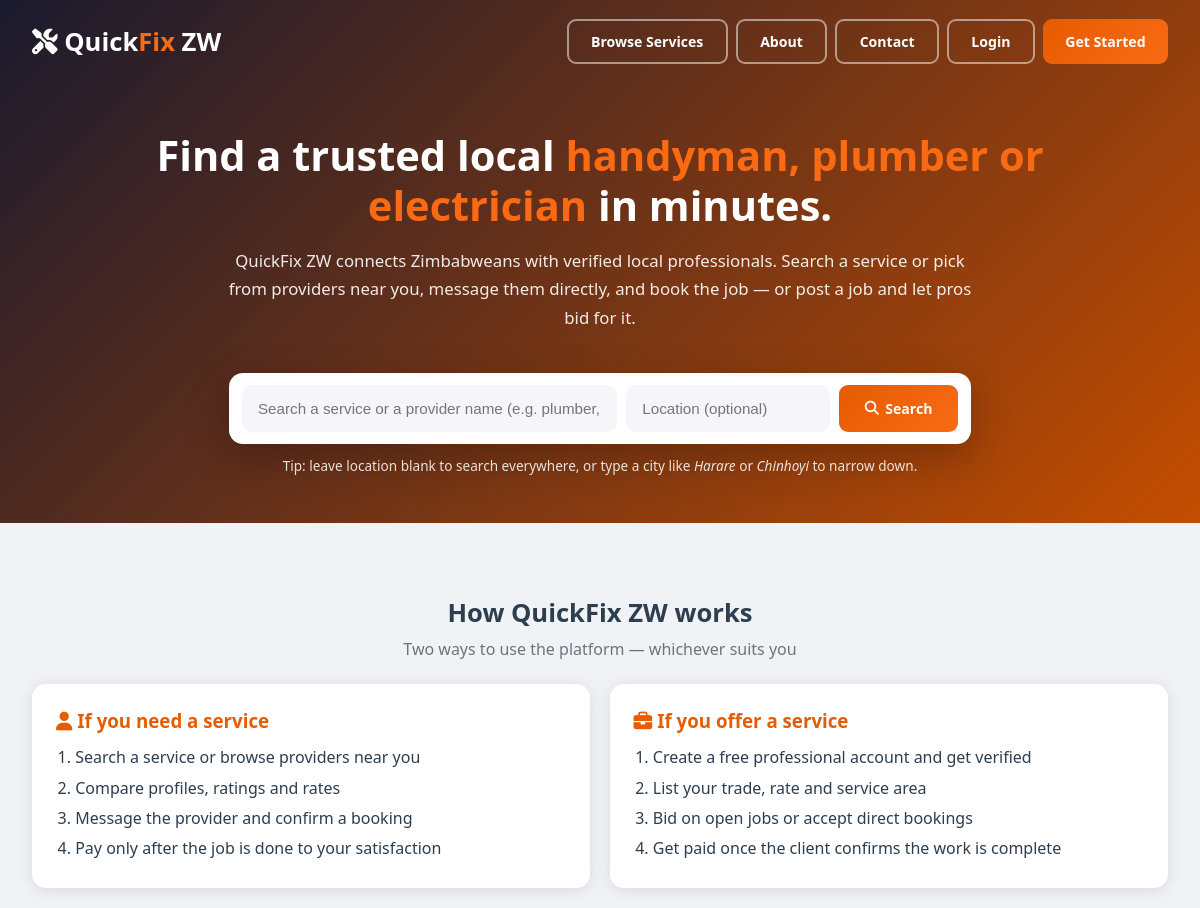
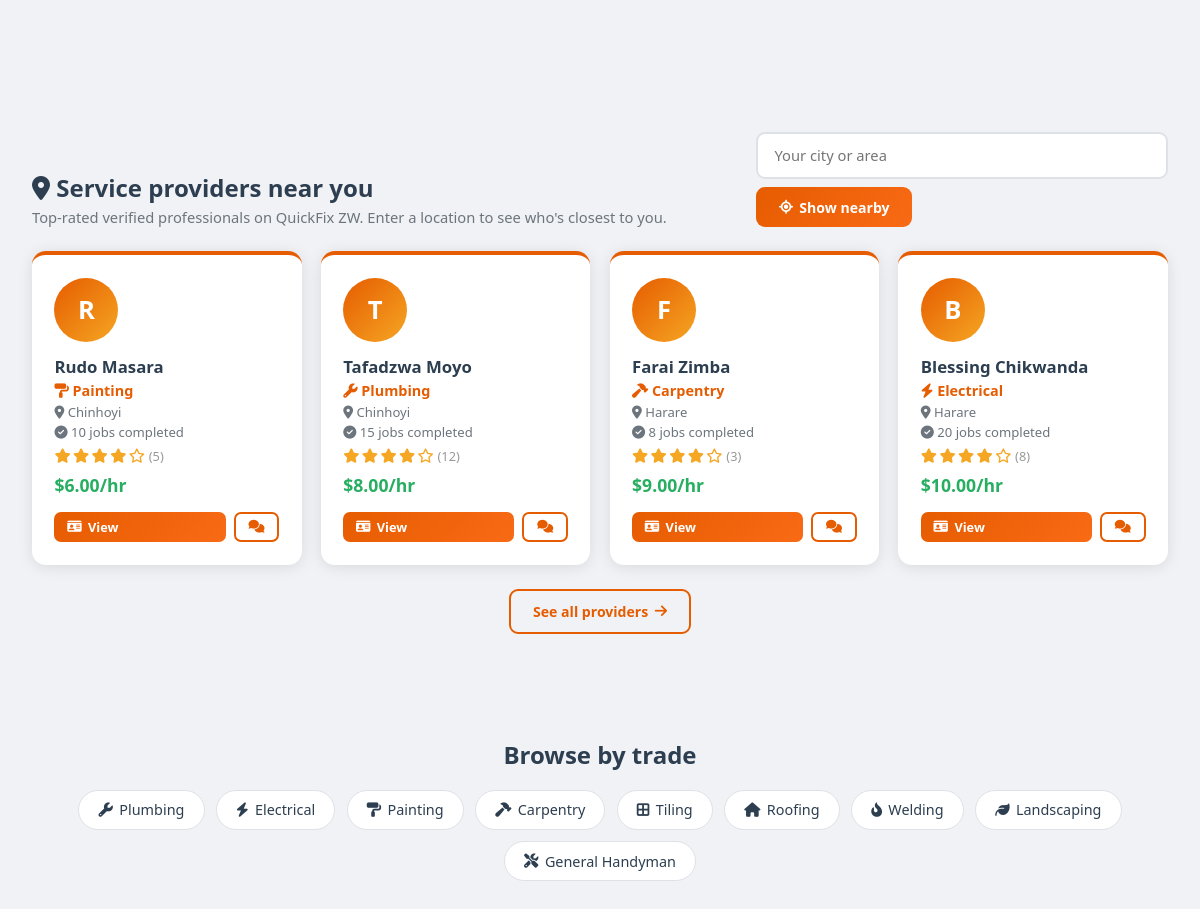
The page / on the database its author committed (2 pictures, top to bottom).
### tables this page shows
CREATE TABLE IF NOT EXISTS professional_profiles (
    profile_id       INT AUTO_INCREMENT PRIMARY KEY,
    user_id          INT UNIQUE NOT NULL,
    trade            ENUM('Plumbing','Electrical','Painting','Carpentry','Tiling','Roofing','Welding','Landscaping','General Handyman') NOT NULL,
    bio              TEXT,
    years_experience INT DEFAULT 0,
    hourly_rate      DECIMAL(10,2) DEFAULT 5.00,
    rating_avg       DECIMAL(3,2) DEFAULT 0.00,
    total_reviews    INT DEFAULT 0,
    jobs_completed   INT DEFAULT 0,
    is_available     TINYINT DEFAULT 1,
    service_area     VARCHAR(200),
    FOREIGN KEY (user_id) REFERENCES users(user_id) ON DELETE CASCADE
);

CREATE TABLE IF NOT EXISTS users (
    user_id       INT AUTO_INCREMENT PRIMARY KEY,
    full_name     VARCHAR(100) NOT NULL,
    email         VARCHAR(100) UNIQUE NOT NULL,
    password_hash VARCHAR(255) NOT NULL,
    phone         VARCHAR(20),
    role          ENUM('client','professional','admin') NOT NULL,
    national_id   VARCHAR(30) DEFAULT NULL,
    verified      TINYINT DEFAULT 0,
    location      VARCHAR(100) DEFAULT NULL,
    created_at    TIMESTAMP DEFAULT CURRENT_TIMESTAMP
);

### index.php (the view, shortened to what this page needs)
<?php
require_once 'includes/db.php';
require_once 'includes/functions.php';
$nearLoc = trim($_GET['near'] ?? '');
$params = [];
$where = " WHERE u.verified=1 AND pp.is_available=1";
$nearby = $pdo->prepare("SELECT u.*,pp.* FROM professional_profiles pp JOIN users u ON pp.user_id=u.user_id".$where." ORDER BY pp.rating_avg DESC, pp.jobs_completed DESC LIMIT 10");
$nearby->execute($params);
$nearbyPros = $nearby->fetchAll();
?>
<!DOCTYPE html>
<html lang="en">
<head>
<link rel="stylesheet" href="<?= BASE_URL ?>/css/style.css">
<link rel="stylesheet" href="https://cdnjs.cloudflare.com/ajax/libs/font-awesome/6.5.2/css/all.min.css">
</head>
<body>
<div style="background:linear-gradient(135deg,#1a1a2e 0%,#c44d00 100%);padding-bottom:3rem">
  <nav style="display:flex;justify-content:space-between;align-items:center;padding:1.2rem 2rem;gap:1rem;flex-wrap:wrap">
    <div style="color:white;font-size:1.6rem;font-weight:800"><i class="fa-solid fa-screwdriver-wrench" aria-hidden="true"></i> Quick<span style="color:#f96a15">Fix</span> ZW</div>
    <div style="display:flex;gap:0.5rem;flex-wrap:wrap">
      <a href="<?= BASE_URL ?>/browse.php" class="btn btn-outline" style="color:white;border-color:rgba(255,255,255,0.5)">Browse Services</a>
      <a href="<?= BASE_URL ?>/about.php" class="btn btn-outline" style="color:white;border-color:rgba(255,255,255,0.5)">About</a>
      <a href="<?= BASE_URL ?>/support.php" class="btn btn-outline" style="color:white;border-color:rgba(255,255,255,0.5)">Contact</a>
      <a href="<?= BASE_URL ?>/login.php" class="btn btn-outline" style="color:white;border-color:rgba(255,255,255,0.5)">Login</a>
      <a href="<?= BASE_URL ?>/login.php?mode=register" class="btn btn-primary">Get Started</a>
    </div>
  </nav>
  <div style="max-width:1100px;margin:2rem auto 0;padding:1rem 2rem;color:white;text-align:center">
    <h1 style="font-size:2.6rem;font-weight:800;line-height:1.2;margin-bottom:1rem">
      Find a trusted local <span style="color:#f96a15">handyman, plumber or electrician</span> in minutes.
    </h1>
    <p style="font-size:1.05rem;opacity:0.9;max-width:760px;margin:0 auto 1.5rem;line-height:1.7">
      QuickFix ZW connects Zimbabweans with verified local professionals. Search a service or pick from providers near you, message them directly, and book the job &mdash; or post a job and let pros bid for it.
    </p>
  </div>
  <form method="GET" action="<?= BASE_URL ?>/browse.php" style="max-width:780px;margin:0 auto;padding:0 1.2rem">
    <div style="background:white;border-radius:14px;padding:0.8rem;display:flex;gap:0.6rem;flex-wrap:wrap;box-shadow:0 14px 40px rgba(0,0,0,0.25)">
      <input type="text" name="q" placeholder="Search a service or a provider name (e.g. plumber, Tafadzwa)" style="flex:2;min-width:220px;border:none;outline:none;padding:0.85rem 1rem;font-size:0.95rem;border-radius:10px;background:#f6f6fa">
      <input type="text" name="loc" placeholder="Location (optional)" style="flex:1;min-width:160px;border:none;outline:none;padding:0.85rem 1rem;font-size:0.95rem;border-radius:10px;background:#f6f6fa">
      <button type="submit" class="btn btn-primary" style="padding:0.85rem 1.6rem;font-weight:700"><i class="fa-solid fa-magnifying-glass"></i> Search</button>
    </div>
    <div style="text-align:center;color:rgba(255,255,255,0.85);font-size:0.85rem;margin-top:0.7rem">
      Tip: leave location blank to search everywhere, or type a city like <em>Harare</em> or <em>Chinhoyi</em> to narrow down.
    </div>
  </form>
</div>
<div class="container" style="margin-top:2.5rem">
  <h2 style="text-align:center;font-size:1.6rem;margin-bottom:0.5rem">How QuickFix ZW works</h2>
  <p style="text-align:center;color:var(--gray);margin-bottom:1.5rem">Two ways to use the platform &mdash; whichever suits you</p>
  <div class="card-grid" style="grid-template-columns:repeat(auto-fit,minmax(260px,1fr))">
    <div class="section-card">
      <h3 style="margin-bottom:0.6rem;color:var(--primary)"><?=icon('user')?> If you need a service</h3>
      <ol style="line-height:1.9;padding-left:1.2rem;margin:0">
        <li>Search a service or browse providers near you</li>
        <li>Compare profiles, ratings and rates</li>
        <li>Message the provider and confirm a booking</li>
        <li>Pay only after the job is done to your satisfaction</li>
      </ol>
    </div>
    <div class="section-card">
      <h3 style="margin-bottom:0.6rem;color:var(--primary)"><?=icon('briefcase')?> If you offer a service</h3>
      <ol style="line-height:1.9;padding-left:1.2rem;margin:0">
        <li>Create a free professional account and get verified</li>
        <li>List your trade, rate and service area</li>
        <li>Bid on open jobs or accept direct bookings</li>
        <li>Get paid once the client confirms the work is complete</li>
      </ol>
    </div>
  </div>
</div>
<div class="container" style="margin-top:2.5rem">
  <div style="display:flex;justify-content:space-between;align-items:flex-end;flex-wrap:wrap;gap:1rem;margin-bottom:1rem">
    <div>
      <h2 style="font-size:1.5rem;margin-bottom:0.2rem"><?=icon('location-dot')?> Service providers near you</h2>
      <p style="color:var(--gray);font-size:0.92rem;margin:0">
        <?php if($nearLoc !== ''): ?>
          Showing top providers in <strong><?=htmlspecialchars($nearLoc)?></strong>
        <?php else: ?>
          Top-rated verified professionals on QuickFix ZW. Enter a location to see who's closest to you.
        <?php endif; ?>
      </p>
    </div>
    <form method="GET" style="display:flex;gap:0.5rem;flex-wrap:wrap">
      <input type="text" name="near" value="<?=htmlspecialchars($nearLoc)?>" placeholder="Your city or area" class="form-control" style="min-width:200px">
      <button type="submit" class="btn btn-primary"><?=icon('location-crosshairs')?> Show nearby</button>
    </form>
  </div>
  <?php if(empty($nearbyPros)): ?>
    <div class="alert alert-info">No verified professionals match that location yet. <a href="<?= BASE_URL ?>/browse.php" style="color:var(--primary);font-weight:700">Browse all providers</a>.</div>
  <?php else: ?>
  <div class="card-grid" style="grid-template-columns:repeat(auto-fill,minmax(260px,1fr))">
    <?php foreach($nearbyPros as $p): ?>
    <div class="pro-card">
      <div class="pro-avatar"><?=strtoupper(substr($p['full_name'],0,1))?></div>
      <div class="pro-name"><?=htmlspecialchars($p['full_name'])?></div>
      <div class="pro-trade"><?=tradeIcon($p['trade'])?> <?=$p['trade']?></div>
      <div class="pro-meta"><?=icon('location-dot')?> <?=htmlspecialchars($p['location'] ?: 'Zimbabwe')?></div>
      <div class="pro-meta"><?=icon('circle-check')?> <?=$p['jobs_completed']?> jobs completed</div>
      <div style="margin:0.3rem 0;font-size:0.9rem"><?=stars($p['rating_avg'])?> <span style="color:#999;font-size:0.8rem">(<?=$p['total_reviews']?>)</span></div>
      <div class="pro-rate">$<?=number_format($p['hourly_rate'],2)?>/hr</div>
      <div style="display:flex;gap:0.5rem;margin-top:0.9rem">
        <a href="<?= BASE_URL ?>/provider.php?id=<?=$p['user_id']?>" class="btn btn-primary btn-sm" style="flex:1"><?=icon('id-card')?> View</a>
        <a href="<?= BASE_URL ?>/login.php" class="btn btn-outline btn-sm"><?=icon('comments')?></a>
      </div>
    </div>
    <?php endforeach; ?>
  </div>
  <div style="text-align:center;margin-top:1.5rem">
    <a href="<?= BASE_URL ?>/browse.php<?= $nearLoc !== '' ? '?loc='.urlencode($nearLoc) : '' ?>" class="btn btn-outline">See all providers <?=icon('arrow-right')?></a>
  </div>
  <?php endif; ?>
</div>
<div class="container" style="margin-top:2.5rem;margin-bottom:3rem">
  <h2 style="text-align:center;font-size:1.5rem;margin-bottom:1.2rem">Browse by trade</h2>
  <div style="display:flex;flex-wrap:wrap;gap:0.7rem;justify-content:center">
    <?php foreach($TRADES as $t): ?>
      <a href="<?= BASE_URL ?>/browse.php?trade=<?=urlencode($t)?>" style="background:#fff;border:1px solid var(--border);border-radius:25px;padding:0.6rem 1.2rem;font-size:0.9rem;color:var(--dark);text-decoration:none;display:inline-flex;align-items:center;gap:0.4rem">
        <?=tradeIcon($t)?> <?=$t?>
      </a>
    <?php endforeach; ?>
  </div>
</div>
</body>
</html>

### includes/functions.php (shortened to what this page needs)
<?php
function icon($name, $label=''){
    $labelAttr = $label !== '' ? ' aria-label="'.htmlspecialchars($label, ENT_QUOTES).'"' : ' aria-hidden="true"';
    return '<i class="fa-solid fa-'.$name.'"'.$labelAttr.'></i>';
}
function stars($r){
    $o = '';
    for($i = 1; $i <= 5; $i++){
        $o .= $i <= $r ? '<i class="fa-solid fa-star" aria-hidden="true"></i>' : '<i class="fa-regular fa-star" aria-hidden="true"></i>';
    }
    return '<span class="star-rating" aria-label="Rating '.number_format((float)$r, 1).' out of 5">'.$o.'</span>';
}
function tradeIcon($t){
    return match($t){
        'Plumbing' => icon('wrench'),
        'Electrical' => icon('bolt'),
        'Painting' => icon('paint-roller'),
        'Carpentry' => icon('hammer'),
        'Tiling' => icon('border-all'),
        'Roofing' => icon('house'),
        'Welding' => icon('fire-flame-curved'),
        'Landscaping' => icon('leaf'),
        default => icon('screwdriver-wrench')
    };
}
$TRADES = ['Plumbing','Electrical','Painting','Carpentry','Tiling','Roofing','Welding','Landscaping','General Handyman'];
?>

### css/style.css (style rules this page uses)
:root { --primary: #e65c00; --primary-light: #f96a15; --primary-dark: #c44d00; --secondary: #1a1a2e; --secondary-light: #16213e; --accent: #f5a623; --success: #27ae60; --danger: #e74c3c; --warning: #f39c12; --info: #2980b9; --light: #f8f9fa; --white: #ffffff; --gray: #6c757d; --dark: #2c3e50; --border: #dee2e6; --shadow: 0 2px 15px rgba(0,0,0,0.1); --shadow-lg: 0 8px 30px rgba(0,0,0,0.15); }
* { margin:0; padding:0; box-sizing:border-box; }
body { font-family:'Segoe UI',Tahoma,Geneva,Verdana,sans-serif; background:#f0f2f5; color:var(--dark); }
a { text-decoration:none; color:inherit; }
.fa-solid, .fa-regular { line-height:1; }
.star-rating { color:var(--accent); display:inline-flex; gap:0.15rem; }
.container { max-width:1200px; margin:0 auto; padding:2rem; }
.card-grid { display:grid; grid-template-columns:repeat(auto-fit,minmax(240px,1fr)); gap:1.2rem; margin:1.5rem 0; }
.pro-card { background:white; border-radius:14px; padding:1.4rem; box-shadow:var(--shadow); transition:transform 0.2s,box-shadow 0.2s; border-top:4px solid var(--primary); }
.pro-avatar { width:64px; height:64px; border-radius:50%; background:linear-gradient(135deg,var(--primary),var(--accent)); display:flex; align-items:center; justify-content:center; font-size:1.6rem; color:white; font-weight:700; margin-bottom:0.8rem; }
.pro-name { font-size:1.05rem; font-weight:700; color:var(--dark); }
.pro-trade { color:var(--primary); font-weight:600; font-size:0.9rem; margin:0.2rem 0; }
.pro-meta { color:var(--gray); font-size:0.82rem; margin:0.15rem 0; }
.pro-rate { font-size:1.1rem; font-weight:700; color:var(--success); margin:0.5rem 0; }
.form-control { width:100%; padding:0.72rem 1rem; border:2px solid var(--border); border-radius:9px; font-size:0.92rem; transition:border-color 0.2s; font-family:inherit; }
.btn { padding:0.68rem 1.4rem; border:none; border-radius:9px; cursor:pointer; font-size:0.88rem; font-weight:600; transition:all 0.2s; display:inline-flex; align-items:center; gap:0.4rem; font-family:inherit; }
.btn-primary { background:linear-gradient(135deg,var(--primary),var(--primary-light)); color:white; }
.btn-outline { background:transparent; border:2px solid var(--primary); color:var(--primary); }
.btn-sm { padding:0.4rem 0.8rem; font-size:0.8rem; border-radius:7px; }
.section-card { background:white; border-radius:14px; box-shadow:var(--shadow); padding:1.5rem; margin-bottom:1.5rem; }

### rows shown on the page
professional_profiles: user.full_name "R", user.full_name "Rudo Masara", trade "Painting", user.location "Chinhoyi", jobs_completed "10", total_reviews "5", hourly_rate "6.00"
professional_profiles: user.full_name "T", user.full_name "Tafadzwa Moyo", trade "Plumbing", user.location "Chinhoyi", jobs_completed "15", total_reviews "12", hourly_rate "8.00"
professional_profiles: user.full_name "F", user.full_name "Farai Zimba", trade "Carpentry", user.location "Harare", jobs_completed "8", total_reviews "3", hourly_rate "9.00"
professional_profiles: user.full_name "B", user.full_name "Blessing Chikwanda", trade "Electrical", user.location "Harare", jobs_completed "20", total_reviews "8", hourly_rate "10.00"

### other values the page prints
$t "Plumbing"
$t "Electrical"
$t "Painting"
$t "Carpentry"
$t "Tiling"
$t "Roofing"
$t "Welding"
$t "Landscaping"
$t "General Handyman"
